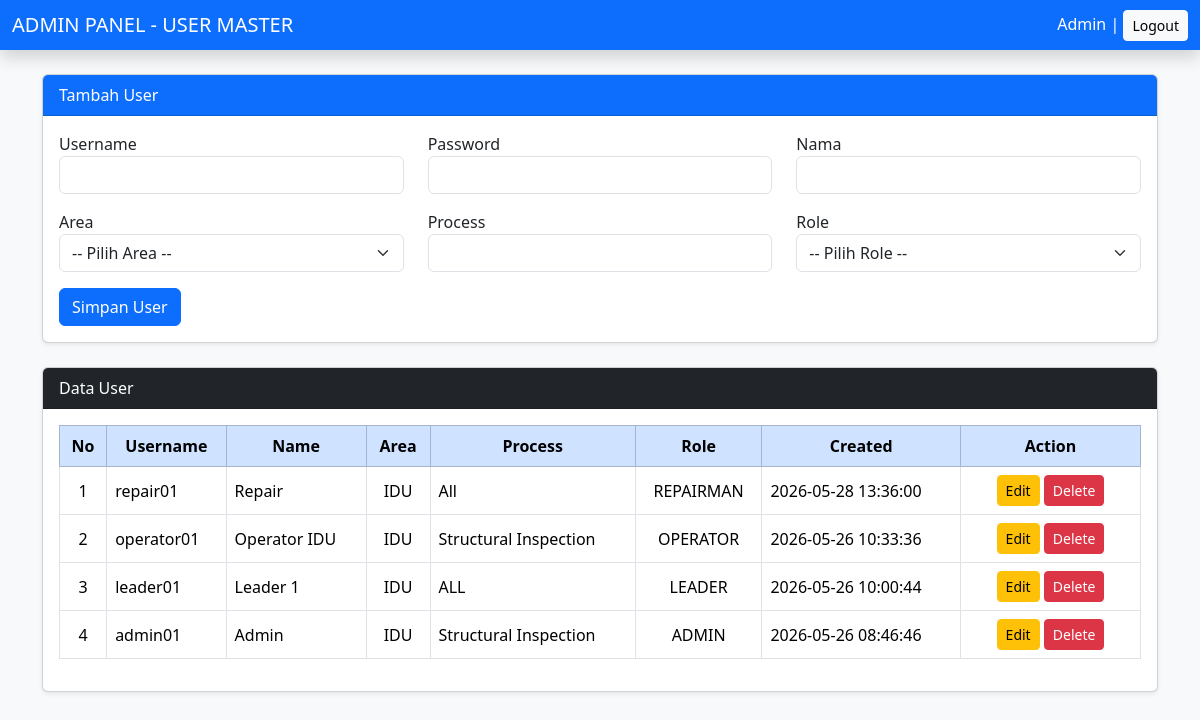
/page/admin/index.php (signed in), run on the app's committed database.
### tables this page shows
CREATE TABLE `user_master` (
  `user_id` int(11) NOT NULL,
  `username` varchar(30) NOT NULL,
  `password` varchar(255) NOT NULL,
  `name` varchar(50) DEFAULT NULL,
  `area` enum('IDU','ODU') NOT NULL,
  `process` varchar(32) NOT NULL,
  `role` enum('OPERATOR','REPAIRMAN','LEADER','ADMIN') NOT NULL,
  `created_at` datetime DEFAULT current_timestamp()
);

### page/admin/index.php (the view, shortened to what this page needs)
<?php
require '../../conn.php';
$dataUser = mysqli_query($conn, "SELECT * FROM user_master ORDER BY user_id DESC");
?>
<!doctype html>
<html lang="en">
<head>
    <link href="https://cdn.jsdelivr.net/npm/bootstrap@5.3.3/dist/css/bootstrap.min.css" rel="stylesheet">
</head>
<body class="bg-light">
    <nav class="navbar navbar-dark bg-primary shadow">
        <div class="container-fluid">
            <span class="navbar-brand mb-0 h1">
                ADMIN PANEL - USER MASTER
            </span>
            <div class="text-white">
                <?= $_SESSION['name']; ?>
                |
                <a href="../../logout.php" class="btn btn-sm btn-light">
                    Logout
                </a>
            </div>
        </div>
    </nav>
    <div class="container mt-4">
        <div class="card shadow-sm mb-4">
            <div class="card-header bg-primary text-white">
                Tambah User
            </div>
            <div class="card-body">
                <form method="POST" autocomplete="off">
                    <div class="row">
                        <div class="col-md-4 mb-3">
                            <label>Username</label>
                            <input type="text"
                                name="username"
                                class="form-control"
                                required>
                        </div>
                        <div class="col-md-4 mb-3">
                            <label>Password</label>
                            <input type="password"
                                name="password"
                                class="form-control"
                                required>
                        </div>
                        <div class="col-md-4 mb-3">
                            <label>Nama</label>
                            <input type="text"
                                name="name"
                                class="form-control"
                                required>
                        </div>
                        <div class="col-md-4 mb-3">
                            <label>Area</label>
                            <select name="area" class="form-select" required>
                                <option value="">-- Pilih Area --</option>
                            </select>
                        </div>
                        <div class="col-md-4 mb-3">
                            <label>Process</label>
                            <input type="text"
                                name="process"
                                class="form-control"
                                required>
                        </div>
                        <div class="col-md-4 mb-3">
                            <label>Role</label>
                            <select name="role" class="form-select" required>
                                <option value="">-- Pilih Role --</option>
                            </select>
                        </div>
                    </div>
                    <button type="submit"
                        name="btn_save"
                        class="btn btn-primary">
                        Simpan User
                    </button>
                </form>
            </div>
        </div>
        <div class="card shadow-sm">
            <div class="card-header bg-dark text-white">
                Data User
            </div>
            <div class="card-body table-responsive">
                <table class="table table-bordered table-hover align-middle">
                    <thead class="table-primary text-center">
                        <tr>
                            <th>No</th>
                            <th>Username</th>
                            <th>Name</th>
                            <th>Area</th>
                            <th>Process</th>
                            <th>Role</th>
                            <th>Created</th>
                            <th width="180">Action</th>
                        </tr>
                    </thead>
                    <tbody>
                        <?php
                        $no = 1;
                        while ($row = mysqli_fetch_assoc($dataUser)) :
                        ?>
                            <tr>
                                <td class="text-center"><?= $no++; ?></td>
                                <td><?= $row['username']; ?></td>
                                <td><?= $row['name']; ?></td>
                                <td class="text-center">
                                    <?= $row['area']; ?>
                                </td>
                                <td><?= $row['process']; ?></td>
                                <td class="text-center">
                                    <?= $row['role']; ?>
                                </td>
                                <td>
                                    <?= $row['created_at']; ?>
                                </td>
                                <td class="text-center">
                                    <button
                                        class="btn btn-warning btn-sm"
                                        data-bs-toggle="modal"
                                        data-bs-target="#edit<?= $row['user_id']; ?>">
                                        Edit
                                    </button>
                                    <a href="?delete=<?= $row['user_id']; ?>"
                                        class="btn btn-danger btn-sm"
                                        onclick="return confirm('Yakin hapus user?')">
                                        Delete
                                    </a>
                                </td>
                            </tr>
                        <?php endwhile; ?>
                    </tbody>
                </table>
            </div>
        </div>
    </div>
</body>
</html>

### data on the page
user_master: username "repair01", name "Repair", area "IDU", process "All", role "REPAIRMAN", created_at "2026-05-28 13:36:00"
user_master: username "operator01", name "Operator IDU", area "IDU", process "Structural Inspection", role "OPERATOR", created_at "2026-05-26 10:33:36"
user_master: username "leader01", name "Leader 1", area "IDU", process "ALL", role "LEADER", created_at "2026-05-26 10:00:44"
user_master: username "admin01", name "Admin", area "IDU", process "Structural Inspection", role "ADMIN", created_at "2026-05-26 08:46:46"

### other printed values
$_SESSION['name'] "Admin"
